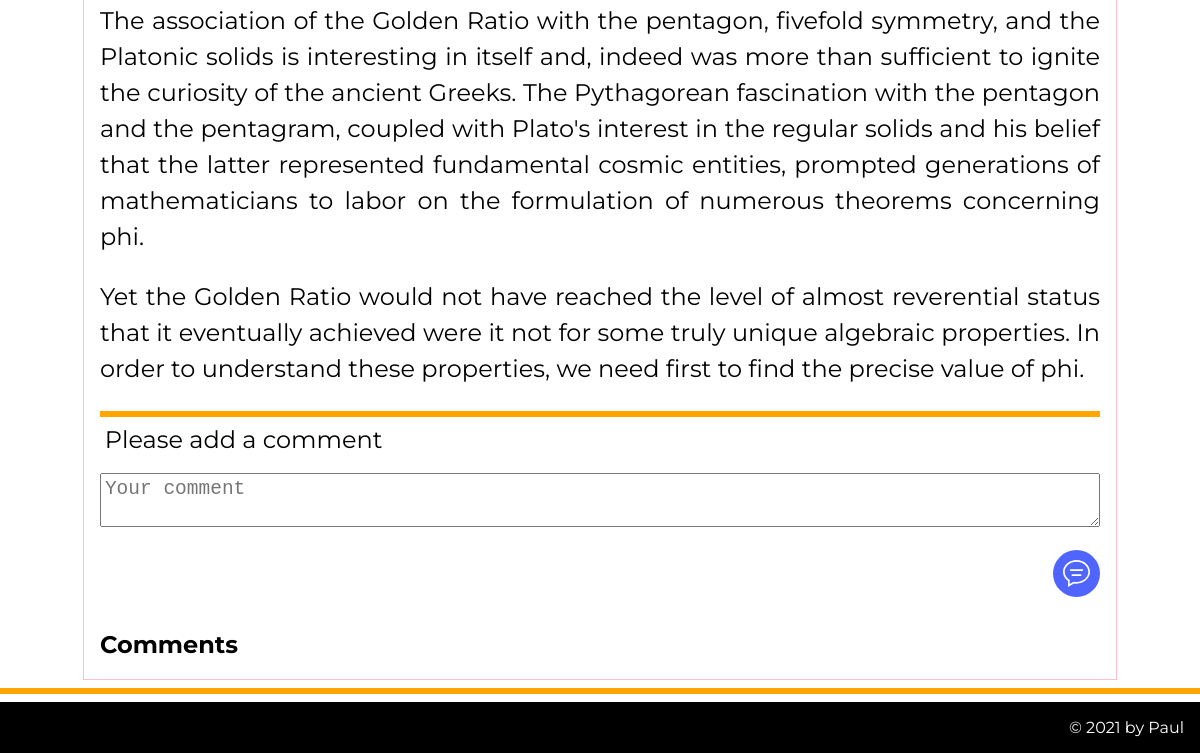
Page /viewpost/3 (lower part) on the earlier database version.
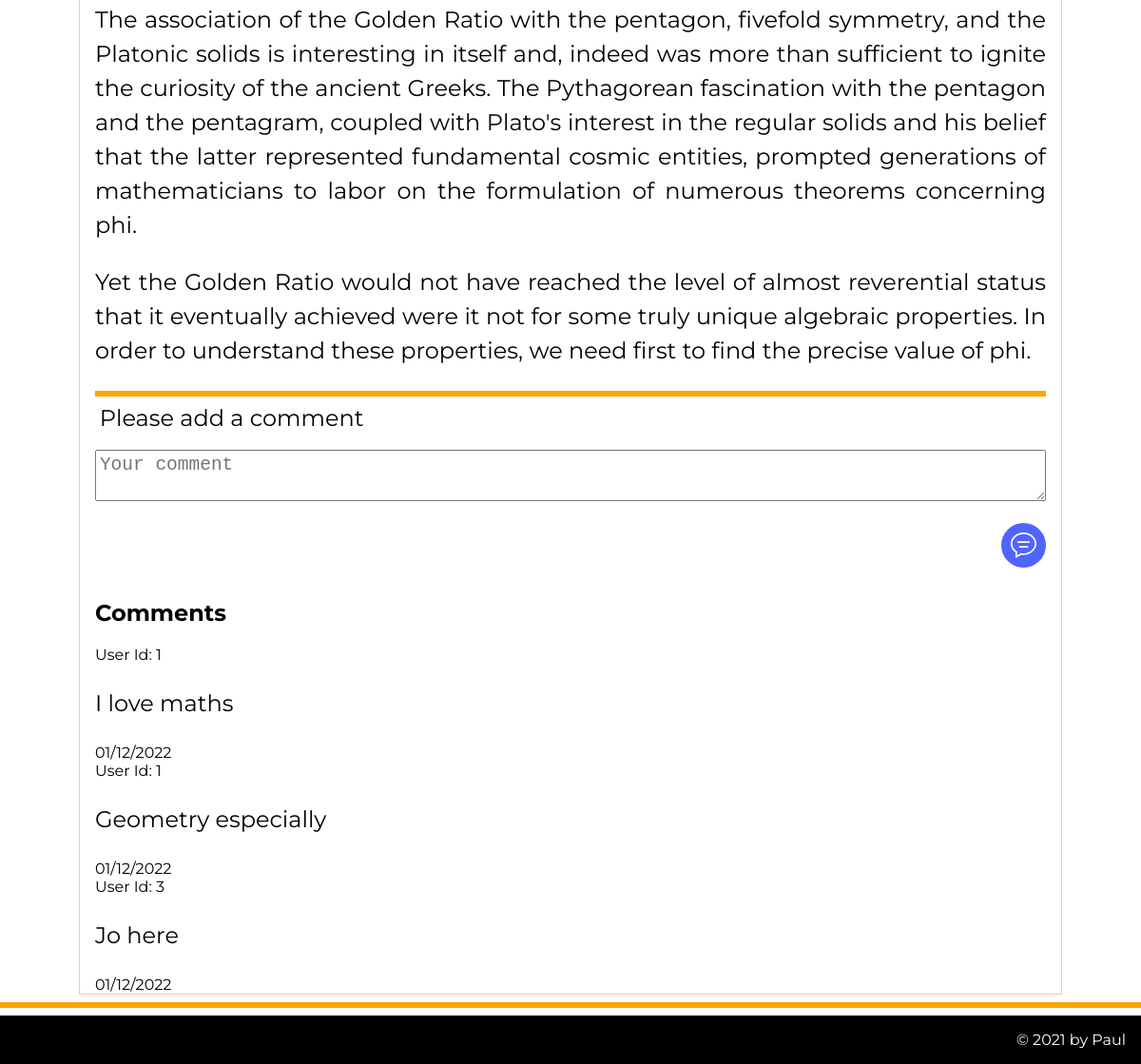
Same page on the later database version.
### tables this page shows
CREATE TABLE post(
    post_id integer primary key autoincrement not null,
    title text not null,
    body text not null,
    user_id integer not null,
    created_at date not null,
    image text,
    alttext text,
    updated_at date,
    foreign key (user_id) references user(user_id)
);

CREATE TABLE comment(
    comment_id integer primary key autoincrement not null,
    post_id integer not null,
    created_at date not null,
    user_id text not null,
    text text not null,
    updated_at date,
    foreign key (post_id) references post(post_id)
);

### server.py (the view, shortened to what this page needs)
@app.route('/viewpost/<post_id>', methods=['GET','POST'])
def viewpost(post_id):
    global db_path
    sql = "select title, body, created_at, image, alttext, user_id from post where post_id= ?"
    values_tuple = tuple(post_id)
    result = run_search_query_tuples(sql, values_tuple, db_path)
    post_tuple = result[0]
    sql = "select user_id, text, created_at from comment where post_id= ?"
    values_tuple = tuple(post_id)
    result = run_search_query_tuples(sql, values_tuple, db_path)
    print(result)
    if request.method == "GET":
        return render_template('viewposts.html', post_id=post_id, post=post_tuple, comments=result)

### db_functions.py (called while the page is built)
def reformatSQLiteDate(sqlite_datestring):
    x = datetime.strptime(sqlite_datestring, '%Y-%m-%d %H:%M:%S')
    return x.strftime("%d/%m/%Y")

def run_search_query_tuples(sql_query,values_tuple, file_path):
    result = None
    try:
        db = sqlite3.connect(file_path)
        cursor = db.cursor()
        cursor.execute(sql_query,values_tuple)
        result = cursor.fetchall()
        cursor.close()
    except sqlite3.Error as error:
        print("Error running search query tuples: {}".format(error))
    finally:
        if db:
            db.close()
        if result:
            return result

### server.py (called while the page is built)
def new_lines_paragraph(s):
    new_str = "<p>" + s.replace("\n", "</p><p>") + "</p>"
    return Markup(new_str)

### templates/viewposts.html (shortened to what this page needs)
{% extends "layout.html" %}
{% block head %}
{{ super() }}
{% endblock %}
{% block content%}
<div>{{ new_lines_paragraph(post[1]) }}</div>
<hr>
<form action="/viewpost/{{post_id}}#comments" method="post">
  <div>
    <label for="content">Please add a comment</label>
    <textarea id="content" name="Comment Text" rows="2"  placeholder="Your comment"></textarea> </div>
  <div class="comment-btn-container"> <input class="comment-btn" type="submit" value=""></div>
</form>
<h2 id="comments">Comments</h2>
{%if comments%}
{% for comment in comments %}
<div> User Id: {{comment[0]}}</div>
<div>{{ new_lines_paragraph(comment[1]) }}</div>
<div>{{ reformatSQLiteDate(comment[2]) }}</div>
{% endfor %}
{% endif %}
{% endblock %}

### templates/layout.html (shortened to what this page needs)
<!doctype html>
<html lang="en">
<head>
{% block head %}
<link rel="stylesheet" href="{{  url_for('static', filename='styles.css')  }}">
{% endblock %}
    </head>
    <body>
        <div class="container">
            {% block content %}
            {% endblock %}
        </div>
        <hr/>
        <footer>
            {% block footer %}
            &copy; 2021 by Paul
            {% endblock %}
        </footer>
    </body>
</html>

### static/styles.css (style rules this page uses)
body { background-color: #fff; font-family: 'Montserrat', sans-serif; font-size:100%; margin:0; }
p { font-size: 1.5em; line-height: 1.5; text-align: justify; }
.container { max-width:1000px; margin:auto; border: 1px solid pink; padding: 0 1em 0 1em; }
hr { border: 3px solid orange; }
footer { background-color: #000; color: #fff; padding: 1em; text-align:right; }
form div { border: 0px solid green; }
input[type=text], input[type=password], input[type=file], textarea, label { width:100%; box-sizing:border-box; font-size:1.5em; padding: 0.2em; margin: 1em 0em; }
.comment-btn-container { text-align: right; }
.comment-btn { background-image: url("chat.svg"); background-size: 2em; background-repeat: no-repeat; background-position: center center; background-color: rgb(80,100,255); display: inline-block; padding: 0em 0em; width: 3.5em; height: 3.5em; margin-bottom: 1em; border-radius:5em; border: 0; cursor: pointer; box-sizing:border-box; text-align:center; }

Differences in the rows shown:
added comment: user "1", text "I love maths", created_at "01/12/2022"
added comment: user "1", text "Geometry especially", created_at "01/12/2022"
added comment: user "3", text "Jo here", created_at "01/12/2022"
